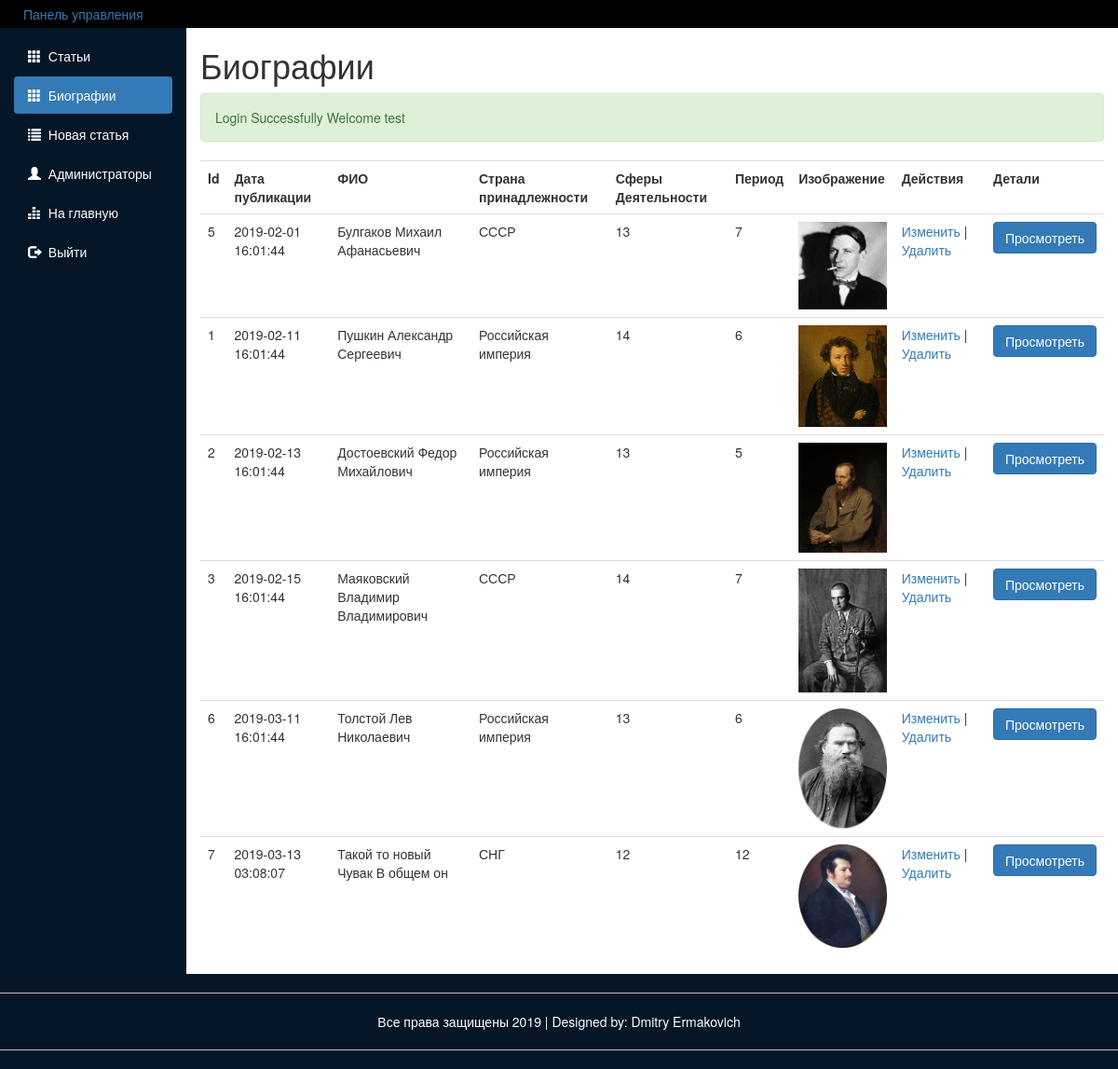
Page /src/public_routes/Dashboard/Biographies.php (signed in) on the earlier database version.
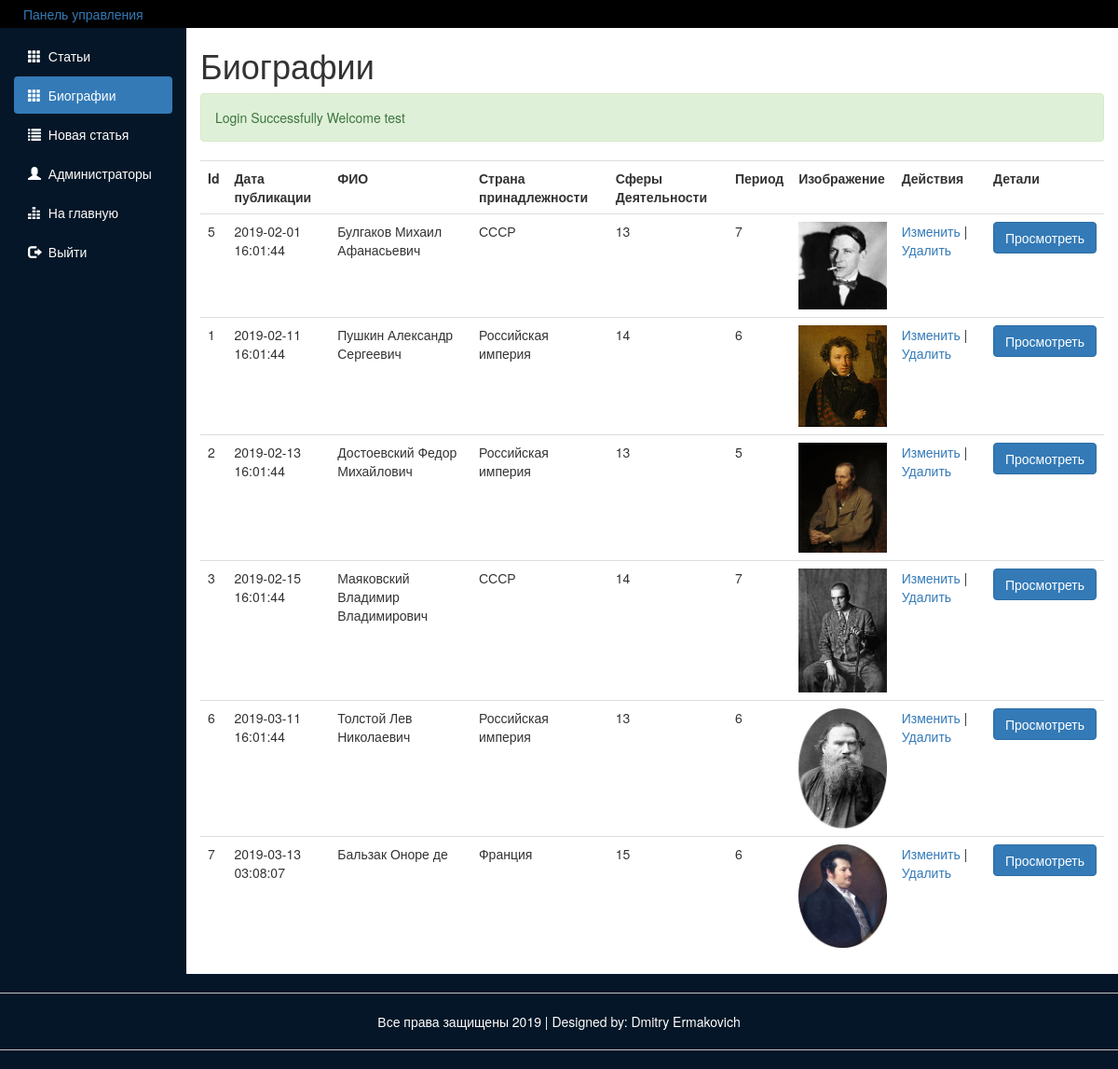
Same page on the later database version.
### src/Include/dbFunctions.php (called while the page is built, shortened)
<?php
require_once 'DatabaseLoad.php';
function doSQLQuery($query)
{
  global $con2;
  try {
    $exec = mysqli_query($con2, $query) or die(mysqli_error($con2));
    if ($exec) {
      return $exec;
    }
  } catch (Exception $e) {
    echo $e->getMessage();
  }
  return false;
}

### src/utils/biographies_c.php (the view, shortened to what this page needs)
<?php
function fillBiographiesTable()
{
  $sql = "SELECT * FROM Авторы ORDER BY дата_добавления";
  $exec = doSQLQuery($sql);
  if (mysqli_num_rows($exec) < 1) {
    ?>
    <p class="lead">У вас 0 постов в данный момент</p>
    <a href="NewPost.php"><button class="btn btn-info">Добавить пост</button></a>
    <?php
  } else {?>
      <table class="table table-hover">
        <tr>
          <th>Id</th>
          <th>Дата публикации</th>
          <th>ФИО</th>
          <th>Страна принадлежности</th>
          <th>Сферы Деятельности</th>
          <th>Период</th>
          <th>Изображение</th>
          <th>Действия</th>
          <th>Детали</th>
        </tr>
        <?php
    while ($post = mysqli_fetch_assoc($exec)) {
      $bio_id = $post['id'];
      $post_date = $post['дата_добавления'];
      $state = $post['страна_принадлежности'];
      $spheres = $post['сферы_деятельности'];
      $period = $post['период'];
      $post_fullname = "$post[фамилия]  $post[имя] $post[отчество]";
      $biography = $post['биография'];
      $image = $biography . '.jpg';
      $t = time();
      ?>
      <tr>
        <td><?php echo $bio_id; ?></td>
        <td><?php echo $post_date; ?></td>
        <td><?php echo $post_fullname;?></td>
        <td><?php echo $state;?></td>
        <td><?php echo $spheres;?></td>
        <td><?php echo $period;?></td>
        <td>
          <?php echo "<img class='img-responsive' src='../Upload/bios/$image?m=$t' width='100px' height='150px'>"; ?>
        </td>
        <td>
          <?php echo "<a href='/editBio.php?bio_id=$bio_id'>Изменить</a> | <a href='/deleteBio.php?bio_id=$bio_id'>Удалить</a>"; ?>
        </td>
        <td><a href="/Bio.php?id=<?php echo $bio_id; ?>"><button class="btn btn-primary">Просмотреть</button></a></td>
      </tr>
      <?php
    }
  }
}
?>

### src/public_routes/Dashboard/Biographies.php (shortened to what this page needs)
<?php require_once('../../Include/Sessions.php') ?>
<?php require_once('../../Include/commonFuncs.php') ?>
<?php require_once('../../Include/dbFunctions.php') ?>
<?php require_once('../../utils/biographies_c.php') ?>
<!DOCTYPE html>
<html>
<head>
  <link href="https://stackpath.bootstrapcdn.com/bootstrap/3.3.7/css/bootstrap.min.css" rel="stylesheet"
>
  <link rel="stylesheet" type="text/css" href="/js-scripts/Assets/styles.css">
</head>
<body>
  <div class="heading">
    <a href="">
      <p>Панель управления</p>
    </a>
  </div>
  <div class="container-fluid">
    <div class="main" id="dashboard">
      <div class="row">
        <div class="col-sm-2">
          <ul id="side-menu" class="nav nav-pills nav-stacked">
            <li class=""><a href="Dashboard.php">
                <span class="glyphicon glyphicon-th"></span>
                &nbsp;Статьи</a></li>
            <li class="active"><a href="Biographies.php">
                <span class="glyphicon glyphicon-th"></span>
                &nbsp;Биографии</a></li>
            <li><a href="NewPost.php">
                <span class="glyphicon glyphicon-list"></span>
                &nbsp;Новая статья</a></li>
            <li><a href="Admin.php">
                <span class="glyphicon glyphicon-user"></span>
                &nbsp;Администраторы</a></li>
            <li><a href="/Blog.php">
                <span class="glyphicon glyphicon-equalizer"></span>
                &nbsp;На главную</a></li>
            <li><a href="/Lagout.php">
                <span class="glyphicon glyphicon-log-out"></span>
                &nbsp;Выйти</a></li>
          </ul>
        </div>
        <div class="col-xs-10" style="min-height: -webkit-fill-available;">
          <div>
            <h1>Биографии</h1>
            <?php echo SuccessMessage(); ?>
            <div class="table-responsive">
              <?php fillBiographiesTable() ?>
              </table>
            </div>
          </div>
        </div>
      </div>
    </div>
  </div>
  <div class="row" id="footer">
    <div class="col-sm-12">
      <hr>
      <p>Все права защищены 2019 | Designed by: Dmitry Ermakovich</p>
      <hr>
    </div>
  </div>
</body>
</html>

### src/Include/Sessions.php (shortened to what this page needs)
<?php
function SuccessMessage()
{
  if (isset($_SESSION['successMessage'])) {
    $ouput = "
			<div class='alert alert-success'>" .
    htmlentities($_SESSION["successMessage"]) .
      "</div>
		";
    return $ouput;
  }
}

### src/public_routes/js-scripts/Assets/styles.css (style rules this page uses)
body { background: #041627; overflow-x: hidden; }
.heading { height: 50px; padding: 5px; background: black; padding-left: 25px; color: silver; }
.col-sm-2 { background: #041627; padding-top: 10px; }
.col-xs-10 { background: white !important; min-height: 650px; overflow: hidden; }
#side-menu li a { color: white; }
#footer { text-align: center; color: white; }
hr { border-color: silver; }
.main { margin-top : -20px; }

Differences in the rows shown:
changed авторы id 7: post_fullname "Такой то новый Чувак В общем он" → "Бальзак Оноре де"; страна_принадлежности "СНГ" → "Франция"; сферы_деятельности "12" → "15"; период "12" → "6"
